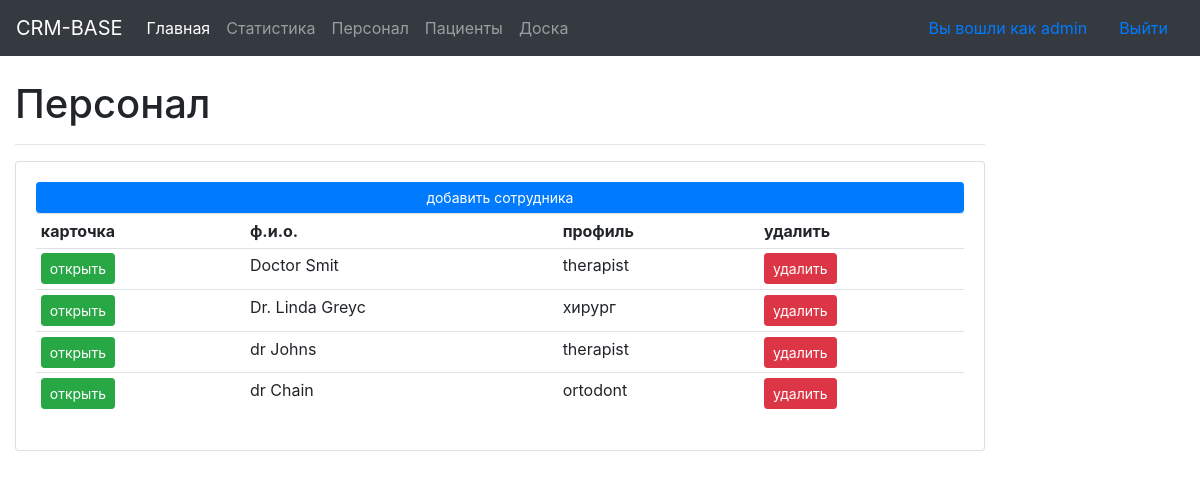
The page /staff/ (signed in) on the database its author committed.
### main/models.py (models this page shows, shortened)
class Doctor(models.Model):
    name = models.CharField(max_length=50)
    specialization = models.CharField(max_length=50, null=True, blank=True)
    phone = models.CharField(max_length=12, null=True, blank=True)
    email = models.CharField(max_length=20, null=True, blank=True)
    date_created = models.DateTimeField(auto_now_add=True)

### main/views.py (the view)
# urls.py: path('staff/', views.staff, name='staff'),
@login_required(login_url='login')
def staff(request):
    staff = Doctor.objects.all()
    context = {'staff': staff}
    return render(request, 'main/staff.html', context)

### templates/main/staff.html (shortened to what this page needs)
{% extends "main/base.html" %} {% block content %}
<br />
<div class="col-md-10">
    <strong><h1>Персонал</h1></strong>
    <hr />
    <div class="card card-body">
        <a
            class="btn btn-primary btn-sm btn-block"
            href="{% url 'create_doctor' %}"
            >добавить сотрудника</a
        >
        <table class="table table-sm">
            <tr>
                <th>карточка</th>
                <th>ф.и.о.</th>
                <th>профиль</th>
                <th>удалить</th>
            </tr>
            <tr>
                {% for employee in staff %}
                <td>
                    <a
                        class="btn btn-sm btn-success"
                        href="{% url 'doctor_detail' employee.id %}"
                        >открыть</a
                    >
                </td>
                <td>{{employee.name}}</td>
                <td>{{employee.specialization}}</td>
                <td>
                    <a
                        class="btn btn-sm btn-danger"
                        href="{% url 'delete_doctor' employee.id %}"
                        >удалить</a
                    >
                </td>
            </tr>
            {% endfor %}
        </table>
    </div>
</div>
{% endblock %}

### templates/main/navbar.html (shortened to what this page needs)
<nav class="navbar navbar-expand-lg navbar-dark bg-dark">
  <a class="navbar-brand" href="{% url 'admin' %}">CRM-BASE</a>
  <div class="collapse navbar-collapse" id="navbarNavAltMarkup">
    <div class="navbar-nav">
      <a class="nav-item nav-link active" href="{% url 'home' %}">Главная </a>
      <a class="nav-item nav-link" href="{% url 'service' %}">Статистика</a>
      <a class="nav-item nav-link" href="{% url 'staff' %}">Персонал</a>
      <a class="nav-item nav-link" href="{% url 'patients' %}">Пациенты</a>
      <a class="nav-item nav-link" href="{% url 'appointment' %}">Доска</a>
    </div>
  </div>
  {% if user.is_authenticated %}
  <a a class="nav-item nav-link"> Вы вошли как {{user.username}} </a>
  <a a class="nav-item nav-link" href="{% url 'logout' %}">Выйти</a>
  {% endif %}
</nav>

### rows shown on the page
Doctor: name "Doctor Smit", specialization "therapist"
Doctor: name "Dr. Linda Greyc", specialization "хирург"
Doctor: name "dr Johns", specialization "therapist"
Doctor: name "dr Chain", specialization "ortodont"

### other values the page prints
{{ user.username }} "admin"
